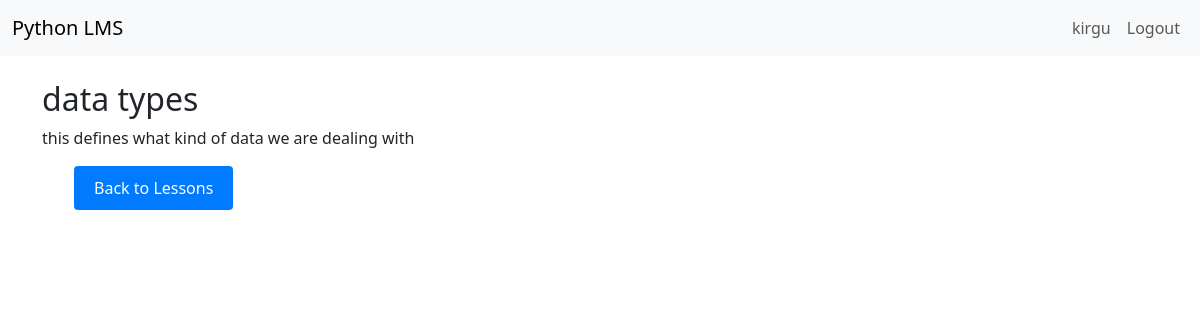
The app's page /course/1/lesson/2/ (signed in) with its own data.
### learning/models.py (models this page shows, shortened)
class Lesson(models.Model):
    course = models.ForeignKey(Course, on_delete=models.CASCADE, related_name='lessons')
    title = models.CharField(max_length=200)
    content = models.TextField()
    order = models.PositiveIntegerField()  # To order lessons in a course
    class Meta:
        ordering = ['order']

### learning/views.py (the view)
# urls.py: path('course/<int:course_id>/lesson/<int:lesson_id>/', views.lesson_detail, name='lesson_detail'),
@login_required
def lesson_detail(request, course_id, lesson_id):
    course = get_object_or_404(Course, id=course_id)
    lesson = get_object_or_404(Lesson, id=lesson_id, course=course)
    print("courses:{course} lesson:{lesson}")
    print(".......................................")
    progress, created = Progress.objects.get_or_create(user=request.user, lesson=lesson)
    if not progress.completed:
        progress.completed = True
        progress.completed_at = timezone.now()
        progress.save()
    context = {
        'course': course,
        'lesson': lesson,
    }
    return render(request, 'lesson_detail.html', context)

### learning/templates/lesson_detail.html
{% extends 'base.html' %}
{% block content %}
<h2>{{ lesson.title }}</h2>
<p>{{ lesson.content }}</p>
<nav>
    <ul style="list-style: none;">
        <li><a href="{% url 'course_detail' course.id %}">
            <button type="button" style="padding: 10px 20px; background-color: #007bff; color: white; border: none; border-radius: 4px; cursor: pointer;">
                Back to Lessons
            </button>
        </a></li>
    </ul>
</nav>
{% endblock %}

### learning/templates/base.html (shortened to what this page needs)
<!DOCTYPE html>
<html lang="en">
<head>
    <link href="https://cdn.jsdelivr.net/npm/bootstrap@5.3.0/dist/css/bootstrap.min.css" rel="stylesheet">
</head>
<body>
    <nav class="navbar navbar-expand-lg navbar-light bg-light">
        <div class="container-fluid">
            <a class="navbar-brand" href="{% url 'course_list' %}">Python LMS</a>
            <div class="collapse navbar-collapse">
                <ul class="navbar-nav ms-auto">
                    {% if user.is_authenticated %}
                        <li class="nav-item">
                            <a class="nav-link" href="#">{{ user.username }}</a>
                        </li>
                        <li class="nav-item">
                            <a class="nav-link" href="{% url 'logout' %}">Logout</a>
                        </li>
                    {% endif %}
                </ul>
            </div>
        </div>
    </nav>
    <div class="container mt-4">
        {% block content %}
        {% endblock %}
    </div>
</body>
</html>

### records on screen
Lesson: title "data types", content "this defines what kind of data we are dealing with"

### other values on screen
{{ user.username }} "kirgu"
